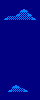

The image is a tile-based game level rendered from a .tmx file. Its description and complete source (layers, tilesets, objects, tile grids) follow:
An orthogonal 10x25 tile map with 4x4 px tiles, 1 tile layer (Capa de Patrones 1).

<map version="1.0" tiledversion="1.0.2" orientation="orthogonal" renderorder="right-down" width="10" height="25" tilewidth="4" tileheight="4" nextobjectid="1">
 <tileset firstgid="1" source="tilesetJungle.tsx" />
 <layer name="Capa de Patrones 1" width="10" height="25">
  <data encoding="csv">
12,12,12,12,12,12,12,12,12,12,
12,12,12,12,12,12,12,12,12,12,
12,12,12,12,12,15,16,12,12,12,
12,12,12,12,15,11,11,16,12,12,
12,15,11,11,11,11,11,11,16,12,
12,12,12,12,12,12,12,12,12,12,
12,12,12,12,12,12,12,12,12,12,
12,12,12,12,12,12,12,12,12,12,
12,12,12,12,12,12,12,12,12,12,
12,12,12,12,12,12,12,12,12,12,
12,12,12,12,12,12,12,12,12,12,
12,12,12,12,12,12,12,12,12,12,
12,12,12,12,12,12,12,12,12,12,
12,12,12,12,12,12,12,12,12,12,
12,12,12,12,12,12,12,12,12,12,
12,12,12,12,12,12,12,12,12,12,
12,12,12,12,12,12,12,12,12,12,
12,12,12,12,12,12,12,12,12,12,
12,12,12,12,12,12,12,12,12,12,
12,12,12,12,12,12,12,12,12,12,
12,12,12,12,12,12,12,12,12,12,
12,12,12,15,16,12,12,12,12,12,
12,12,15,11,11,11,16,12,12,12,
12,12,12,12,12,12,12,12,12,12,
12,12,12,12,12,12,12,12,12,12
</data>
 </layer>
</map>
